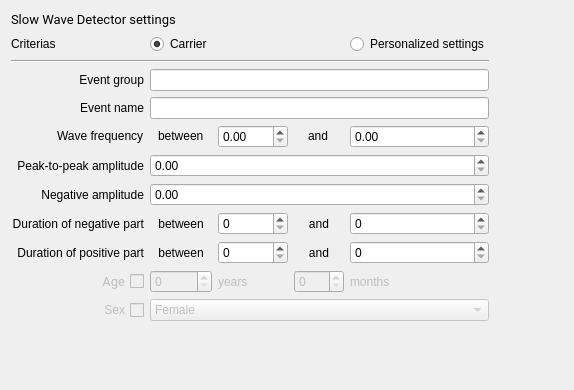
<?xml version="1.0" encoding="UTF-8"?>
<ui version="4.0">
 <class>SlowWaveDetectorSettingsView</class>
 <widget class="QWidget" name="SlowWaveDetectorSettingsView">
  <property name="geometry">
   <rect>
    <x>0</x>
    <y>0</y>
    <width>574</width>
    <height>390</height>
   </rect>
  </property>
  <property name="windowTitle">
   <string>Form</string>
  </property>
  <property name="toolTip">
   <string/>
  </property>
  <property name="styleSheet">
   <string notr="true">font: 12pt &quot;Roboto&quot;;</string>
  </property>
  <layout class="QGridLayout" name="gridLayout_2">
   <item row="0" column="0">
    <layout class="QVBoxLayout" name="verticalLayout">
     <item>
      <widget class="QLabel" name="label_5">
       <property name="font">
        <font>
         <family>Roboto</family>
         <pointsize>10</pointsize>
         <weight>50</weight>
         <italic>false</italic>
         <bold>false</bold>
        </font>
       </property>
       <property name="layoutDirection">
        <enum>Qt::LeftToRight</enum>
       </property>
       <property name="text">
        <string>Slow Wave Detector settings</string>
       </property>
       <property name="alignment">
        <set>Qt::AlignLeading|Qt::AlignLeft|Qt::AlignVCenter</set>
       </property>
      </widget>
     </item>
     <item>
      <layout class="QGridLayout" name="gridLayout" rowstretch="0,0,0,0,0,0,0,0,0,0,0,0" columnstretch="0,0,0,0,0,0">
       <item row="8" column="2">
        <widget class="QLabel" name="label_14">
         <property name="text">
          <string>between</string>
         </property>
         <property name="alignment">
          <set>Qt::AlignCenter</set>
         </property>
        </widget>
       </item>
       <item row="7" column="2">
        <widget class="QLabel" name="label_10">
         <property name="text">
          <string>between</string>
         </property>
         <property name="alignment">
          <set>Qt::AlignCenter</set>
         </property>
        </widget>
       </item>
       <item row="6" column="1">
        <widget class="QLabel" name="label_4">
         <property name="whatsThis">
          <string>uV</string>
         </property>
         <property name="text">
          <string>Negative amplitude</string>
         </property>
         <property name="alignment">
          <set>Qt::AlignRight|Qt::AlignTrailing|Qt::AlignVCenter</set>
         </property>
        </widget>
       </item>
       <item row="8" column="3">
        <widget class="QSpinBox" name="spinBox_min_pos">
         <property name="maximum">
          <number>3000</number>
         </property>
        </widget>
       </item>
       <item row="3" column="1">
        <widget class="QLabel" name="label">
         <property name="layoutDirection">
          <enum>Qt::LeftToRight</enum>
         </property>
         <property name="text">
          <string>Event name</string>
         </property>
         <property name="alignment">
          <set>Qt::AlignRight|Qt::AlignTrailing|Qt::AlignVCenter</set>
         </property>
        </widget>
       </item>
       <item row="8" column="5">
        <widget class="QSpinBox" name="spinBox_max_pos">
         <property name="maximum">
          <number>3000</number>
         </property>
        </widget>
       </item>
       <item row="2" column="1">
        <widget class="QLabel" name="label_3">
         <property name="layoutDirection">
          <enum>Qt::LeftToRight</enum>
         </property>
         <property name="text">
          <string>Event group</string>
         </property>
         <property name="alignment">
          <set>Qt::AlignRight|Qt::AlignTrailing|Qt::AlignVCenter</set>
         </property>
        </widget>
       </item>
       <item row="5" column="1">
        <widget class="QLabel" name="label_2">
         <property name="whatsThis">
          <string>uV</string>
         </property>
         <property name="text">
          <string>Peak-to-peak amplitude</string>
         </property>
         <property name="alignment">
          <set>Qt::AlignRight|Qt::AlignTrailing|Qt::AlignVCenter</set>
         </property>
        </widget>
       </item>
       <item row="6" column="2" colspan="4">
        <widget class="QDoubleSpinBox" name="doubleSpinBox_neg_amp">
         <property name="maximum">
          <double>200.000000000000000</double>
         </property>
        </widget>
       </item>
       <item row="11" column="2" colspan="4">
        <widget class="QComboBox" name="comboBox_sex">
         <property name="enabled">
          <bool>false</bool>
         </property>
         <item>
          <property name="text">
           <string>Female</string>
          </property>
         </item>
         <item>
          <property name="text">
           <string>Male</string>
          </property>
         </item>
        </widget>
       </item>
       <item row="7" column="1">
        <widget class="QLabel" name="label_6">
         <property name="minimumSize">
          <size>
           <width>130</width>
           <height>0</height>
          </size>
         </property>
         <property name="whatsThis">
          <string>msec</string>
         </property>
         <property name="text">
          <string>Duration of negative part</string>
         </property>
         <property name="alignment">
          <set>Qt::AlignRight|Qt::AlignTrailing|Qt::AlignVCenter</set>
         </property>
        </widget>
       </item>
       <item row="7" column="4">
        <widget class="QLabel" name="label_11">
         <property name="minimumSize">
          <size>
           <width>50</width>
           <height>0</height>
          </size>
         </property>
         <property name="text">
          <string>and</string>
         </property>
         <property name="alignment">
          <set>Qt::AlignCenter</set>
         </property>
        </widget>
       </item>
       <item row="8" column="4">
        <widget class="QLabel" name="label_15">
         <property name="text">
          <string>and</string>
         </property>
         <property name="alignment">
          <set>Qt::AlignCenter</set>
         </property>
        </widget>
       </item>
       <item row="10" column="2">
        <widget class="QSpinBox" name="spinBox_years">
         <property name="enabled">
          <bool>false</bool>
         </property>
         <property name="minimumSize">
          <size>
           <width>50</width>
           <height>0</height>
          </size>
         </property>
         <property name="maximum">
          <number>122</number>
         </property>
        </widget>
       </item>
       <item row="3" column="2" colspan="4">
        <widget class="QLineEdit" name="event_name_lineedit"/>
       </item>
       <item row="10" column="5">
        <widget class="QLabel" name="label_months">
         <property name="enabled">
          <bool>false</bool>
         </property>
         <property name="text">
          <string>months</string>
         </property>
        </widget>
       </item>
       <item row="2" column="2" colspan="4">
        <widget class="QLineEdit" name="group_lineedit"/>
       </item>
       <item row="10" column="3">
        <widget class="QLabel" name="label_years">
         <property name="enabled">
          <bool>false</bool>
         </property>
         <property name="text">
          <string>years</string>
         </property>
        </widget>
       </item>
       <item row="7" column="3">
        <widget class="QSpinBox" name="spinBox_min_neg">
         <property name="minimumSize">
          <size>
           <width>70</width>
           <height>0</height>
          </size>
         </property>
         <property name="maximum">
          <number>3000</number>
         </property>
        </widget>
       </item>
       <item row="0" column="1">
        <widget class="QLabel" name="label_8">
         <property name="text">
          <string>Criterias</string>
         </property>
        </widget>
       </item>
       <item row="5" column="2" colspan="4">
        <widget class="QDoubleSpinBox" name="doubleSpinBox_PaP_amp">
         <property name="maximum">
          <double>200.000000000000000</double>
         </property>
        </widget>
       </item>
       <item row="0" column="5">
        <widget class="QRadioButton" name="personalized_radioButton">
         <property name="text">
          <string>Personalized settings</string>
         </property>
        </widget>
       </item>
       <item row="10" column="4">
        <widget class="QSpinBox" name="spinBox_months">
         <property name="enabled">
          <bool>false</bool>
         </property>
         <property name="maximum">
          <number>11</number>
         </property>
        </widget>
       </item>
       <item row="7" column="5">
        <widget class="QSpinBox" name="spinBox_max_neg">
         <property name="minimumSize">
          <size>
           <width>70</width>
           <height>0</height>
          </size>
         </property>
         <property name="maximum">
          <number>3000</number>
         </property>
        </widget>
       </item>
       <item row="8" column="1">
        <widget class="QLabel" name="label_7">
         <property name="whatsThis">
          <string>msec</string>
         </property>
         <property name="text">
          <string>Duration of positive part</string>
         </property>
         <property name="alignment">
          <set>Qt::AlignRight|Qt::AlignTrailing|Qt::AlignVCenter</set>
         </property>
        </widget>
       </item>
       <item row="0" column="2">
        <widget class="QRadioButton" name="carrier_radioButton">
         <property name="text">
          <string>Carrier</string>
         </property>
         <property name="checked">
          <bool>true</bool>
         </property>
        </widget>
       </item>
       <item row="4" column="1" alignment="Qt::AlignRight|Qt::AlignVCenter">
        <widget class="QLabel" name="label_9">
         <property name="text">
          <string>Wave frequency</string>
         </property>
        </widget>
       </item>
       <item row="4" column="2" alignment="Qt::AlignHCenter|Qt::AlignVCenter">
        <widget class="QLabel" name="label_12">
         <property name="text">
          <string>between</string>
         </property>
        </widget>
       </item>
       <item row="4" column="4" alignment="Qt::AlignHCenter|Qt::AlignVCenter">
        <widget class="QLabel" name="label_13">
         <property name="text">
          <string>and</string>
         </property>
        </widget>
       </item>
       <item row="4" column="3">
        <widget class="QDoubleSpinBox" name="doubleSpinBox_f_min"/>
       </item>
       <item row="4" column="5">
        <widget class="QDoubleSpinBox" name="doubleSpinBox_f_max"/>
       </item>
       <item row="1" column="1" colspan="5">
        <widget class="Line" name="line">
         <property name="orientation">
          <enum>Qt::Horizontal</enum>
         </property>
        </widget>
       </item>
       <item row="10" column="1">
        <widget class="QCheckBox" name="checkBox_age">
         <property name="enabled">
          <bool>false</bool>
         </property>
         <property name="font">
          <font>
           <family>Roboto</family>
           <pointsize>10</pointsize>
           <weight>50</weight>
           <italic>false</italic>
           <bold>false</bold>
          </font>
         </property>
         <property name="whatsThis">
          <string>Modify parameters automatically according to patients age</string>
         </property>
         <property name="layoutDirection">
          <enum>Qt::RightToLeft</enum>
         </property>
         <property name="text">
          <string>Age</string>
         </property>
         <property name="tristate">
          <bool>false</bool>
         </property>
        </widget>
       </item>
       <item row="11" column="1">
        <widget class="QCheckBox" name="checkBox_sex">
         <property name="enabled">
          <bool>false</bool>
         </property>
         <property name="whatsThis">
          <string>&lt;html&gt;&lt;head/&gt;&lt;body&gt;&lt;p&gt;Modify parameters according to patients sex&lt;/p&gt;&lt;/body&gt;&lt;/html&gt;</string>
         </property>
         <property name="layoutDirection">
          <enum>Qt::RightToLeft</enum>
         </property>
         <property name="text">
          <string>Sex</string>
         </property>
        </widget>
       </item>
      </layout>
     </item>
     <item>
      <spacer name="verticalSpacer">
       <property name="orientation">
        <enum>Qt::Vertical</enum>
       </property>
       <property name="sizeHint" stdset="0">
        <size>
         <width>20</width>
         <height>40</height>
        </size>
       </property>
      </spacer>
     </item>
    </layout>
   </item>
   <item row="0" column="2">
    <spacer name="horizontalSpacer">
     <property name="orientation">
      <enum>Qt::Horizontal</enum>
     </property>
     <property name="sizeHint" stdset="0">
      <size>
       <width>40</width>
       <height>20</height>
      </size>
     </property>
    </spacer>
   </item>
  </layout>
 </widget>
 <resources>
  <include location="../../../../scinodes_poc/src/main/python/ui/themes/themes.qrc"/>
 </resources>
 <connections/>
 <slots>
  <slot>on_choose()</slot>
  <slot>on_input_format_changed()</slot>
 </slots>
</ui>
